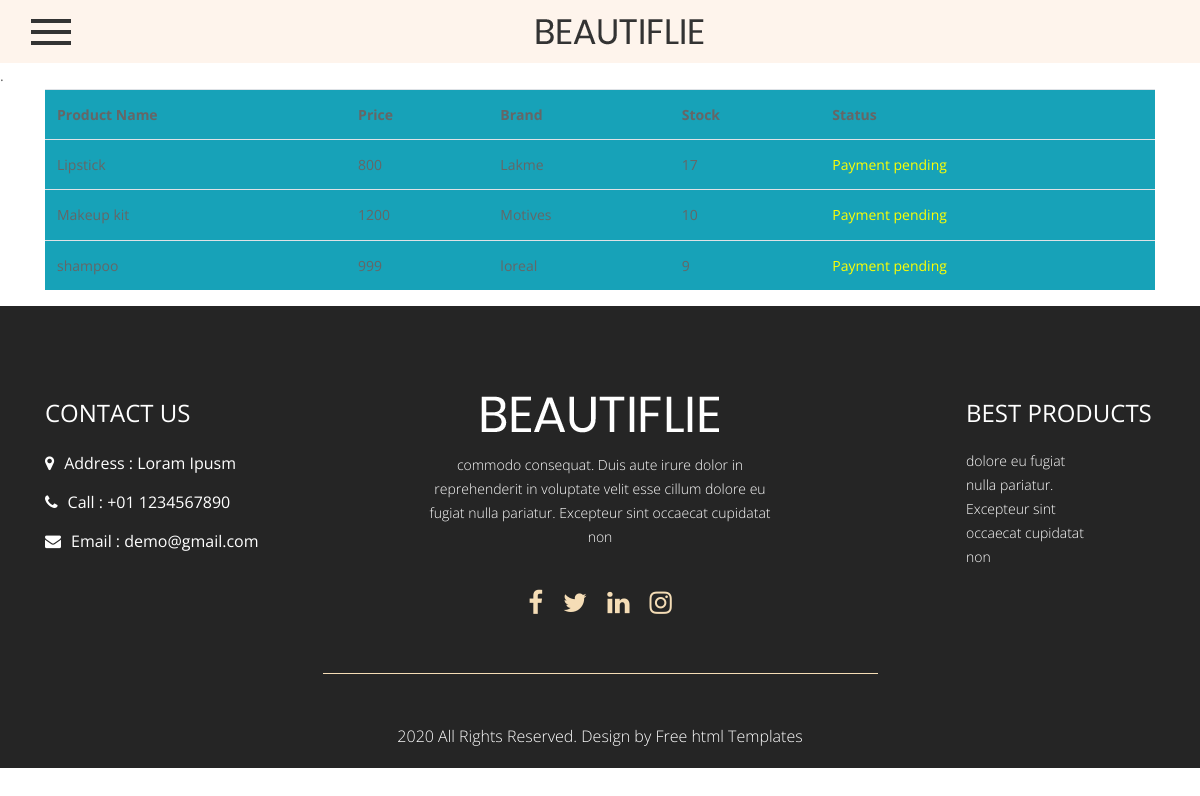
The page /cart/CustomerOrder (signed in) on the database its author committed.
### cart/models.py (models this page shows)
class PurchasedItems(models.Model):
    product = models.ForeignKey(ProductDetail,on_delete=models.CASCADE)
    user = models.ForeignKey(User,on_delete=models.CASCADE)
    paymentstatus = models.BooleanField(default=False)

### product/models.py (models this page shows)
class ProductDetail(models.Model):
    Product_Id = models.AutoField(primary_key =True)
    Product_Name = models.CharField(max_length=255)
    Product_Brand = models.CharField(max_length=255)
    Product_Discription = models.CharField(max_length=1000)
    Product_Price = models.IntegerField()
    Product_Image = models.ImageField(upload_to="product_image")
    Product_Stock = models.PositiveIntegerField()
    Merchant = models.ForeignKey(User,on_delete=models.CASCADE,null=True,blank=True)

### cart/views.py (the view)
# urls.py: path("CustomerOrder",views.CustomerOrder,name="CustomerOrder")
def CustomerOrder(request):
    products = PurchasedItems.objects.all()
    context = {
        "products" : products
    }
    return render(request,"admin/orders.html",context)

### templates/admin/orders.html (shortened to what this page needs)
{% extends "admin/adminhome.html" %}
{% block content %}
<div class="container">
    <table class="table table stripped bg-info">
        <tr>
            <th>Product Name</th>
            <th>Price</th>
            <th>Brand</th>
            <th>Stock</th>
            <th>Status</th>
        </tr>
        {% for pro in products %}
        {% if pro.product.Merchant == request.user %}
        <tr>
        <td>{{pro.product.Product_Name}}</td>
        <td>{{pro.product.Product_Price}}</td>
        <td>{{pro.product.Product_Brand}}</td>
        <td>{{pro.product.Product_Stock}}</td>
        {% if pro.paymentstatus == False %}
        <td style="color: yellow">Payment pending</td>
        {% else %}
        <td style="color:green">Payment done</td>
        {% endif %}
        </tr>
        {% endif %}
        {% endfor %}
    </table>
</div>
{% endblock %}

### static/css/style.css (style rules this page uses)
* { box-sizing: border-box !important; transition: ease all 0.5s; }
html { scroll-behavior: smooth; }
body { color: #666666; font-size: 14px; line-height: 1.80857; font-weight: normal; overflow-x: hidden; font-family: 'Open Sans', sans-serif; }
*, *::after, *::before { -webkit-box-sizing: border-box; -moz-box-sizing: border-box; box-sizing: border-box; }

### rows shown on the page
PurchasedItems: product.Product_Name "Lipstick", product.Product_Price "800", product.Product_Brand "Lakme", product.Product_Stock "17", paymentstatus "Payment pending"
PurchasedItems: product.Product_Name "Makeup kit", product.Product_Price "1200", product.Product_Brand "Motives", product.Product_Stock "10", paymentstatus "Payment pending"
PurchasedItems: product.Product_Name "shampoo", product.Product_Price "999", product.Product_Brand "loreal", product.Product_Stock "9", paymentstatus "Payment pending"
